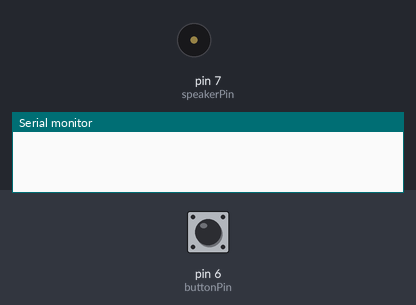
Simulated run of this sketch. Board: Arduino Uno, built with avr-gcc and run on an emulated ATmega328P. Parts: buzzer (waves = sounding), the last lines printed to the serial monitor. The inputs (shaded band) are chosen by the test bench; at power-on: pin 6 (buttonPin) HIGH. Random numbers use the default seed unless the sketch sets one.

Above: at 1.2 s.
1.3 s: pin 6 (buttonPin) pulled LOW for 0.15 s
At 2.5 s:
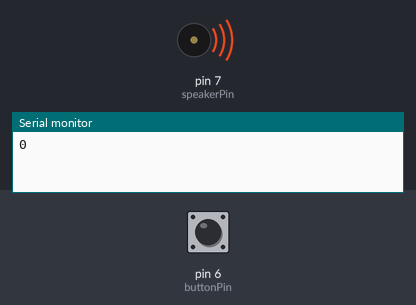
Timing chart, 0 to 6.4 s (numbered marks = the images above; inputs shaded):
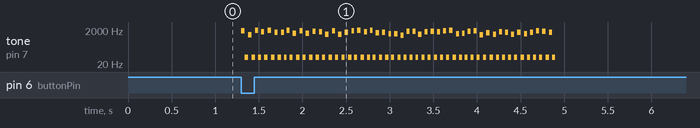

Measured:
- after the input at 1.3 s, tone on pin 7 (speakerPin): plays 1807 Hz for 0.04 s, 50 Hz for 0.04 s, 1073 Hz for 0.04 s, 50 Hz for 0.04 s, 1930 Hz for 0.03 s, 50 Hz for 0.03 s … (100 notes in this stretch), starting at once

The sketch:

RandomSounds.ino
```cpp
int dialPin = 0;
int speakerPin = 7;
int buttonPin = 6;
boolean oldButtonState;

void setup()
{
  Serial.begin(9600);
  pinMode(buttonPin, INPUT);
  oldButtonState = digitalRead(buttonPin);
}

void loop()
{
  boolean newButtonState = digitalRead(buttonPin);

  if (oldButtonState != newButtonState)
  {
    Serial.println(newButtonState);
    //  button state has changed
    if (!newButtonState)
    {
      int freq;
      int length = 30;
      int i;
       for (i = 0 ; i < 50 ; i = i + 1)
      {
        freq = random(1000, 2000);
        length = random(30, 40);
        tone(speakerPin, freq, length);
        delay(length + 1);
        tone(speakerPin, 50, length);
         delay(length + 1);
     }
     }
  }
  oldButtonState = newButtonState;

}
```
